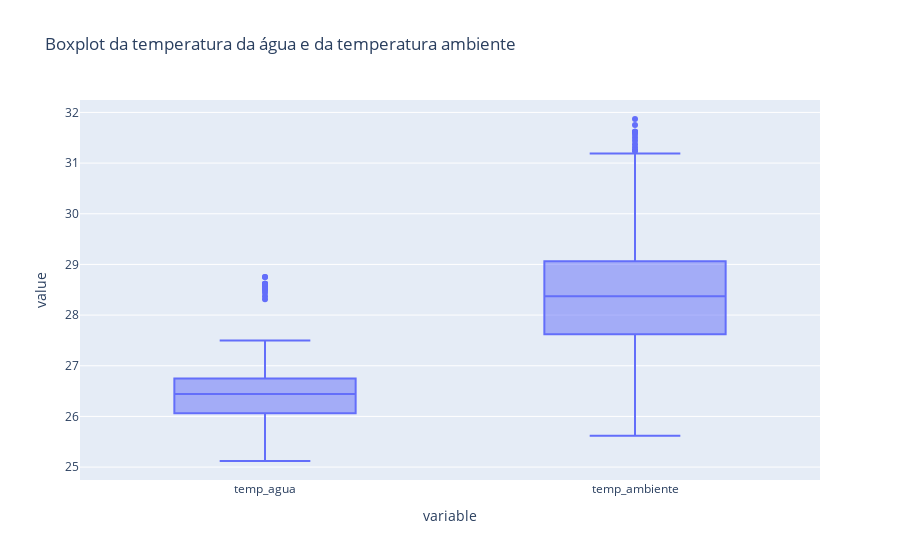

The cell this chart's notebook holds for it:
### Markdown cell above
### Análise de dados discrepantes

### Code cell
# Boxplot da temperatura da água e da temperatura ambiente, para verificar a existência de outliers
fig = px.box(dados, y=['temp_agua', 'temp_ambiente'], title='Boxplot da temperatura da água e da temperatura ambiente')
fig.show()

### Figure 1 — Plotly figure (JSON) as saved in the notebook; plotly's stock layout.template omitted (floating-point values rounded to 4 significant figures; data arrays with more than 128 entries replaced by an {"elided": "..."} marker saying what was removed)
{"data": [{"alignmentgroup": "True", "hovertemplate": "variable=%{x}<br>value=%{y}<extra></extra>", "legendgroup": "", "marker": {"color": "#636efa"}, "name": "", "notched": false, "offsetgroup": "", "orientation": "v", "showlegend": false, "type": "box", "x": {"elided": "65320 str values"}, "x0": " ", "xaxis": "x", "y": {"elided": "65320 float values"}, "y0": " ", "yaxis": "y"}], "layout": {"boxmode": "group", "legend": {"tracegroupgap": 0}, "title": {"text": "Boxplot da temperatura da água e da temperatura ambiente"}, "xaxis": {"anchor": "y", "domain": [0, 1], "title": {"text": "variable"}}, "yaxis": {"anchor": "x", "domain": [0, 1], "title": {"text": "value"}}}}
